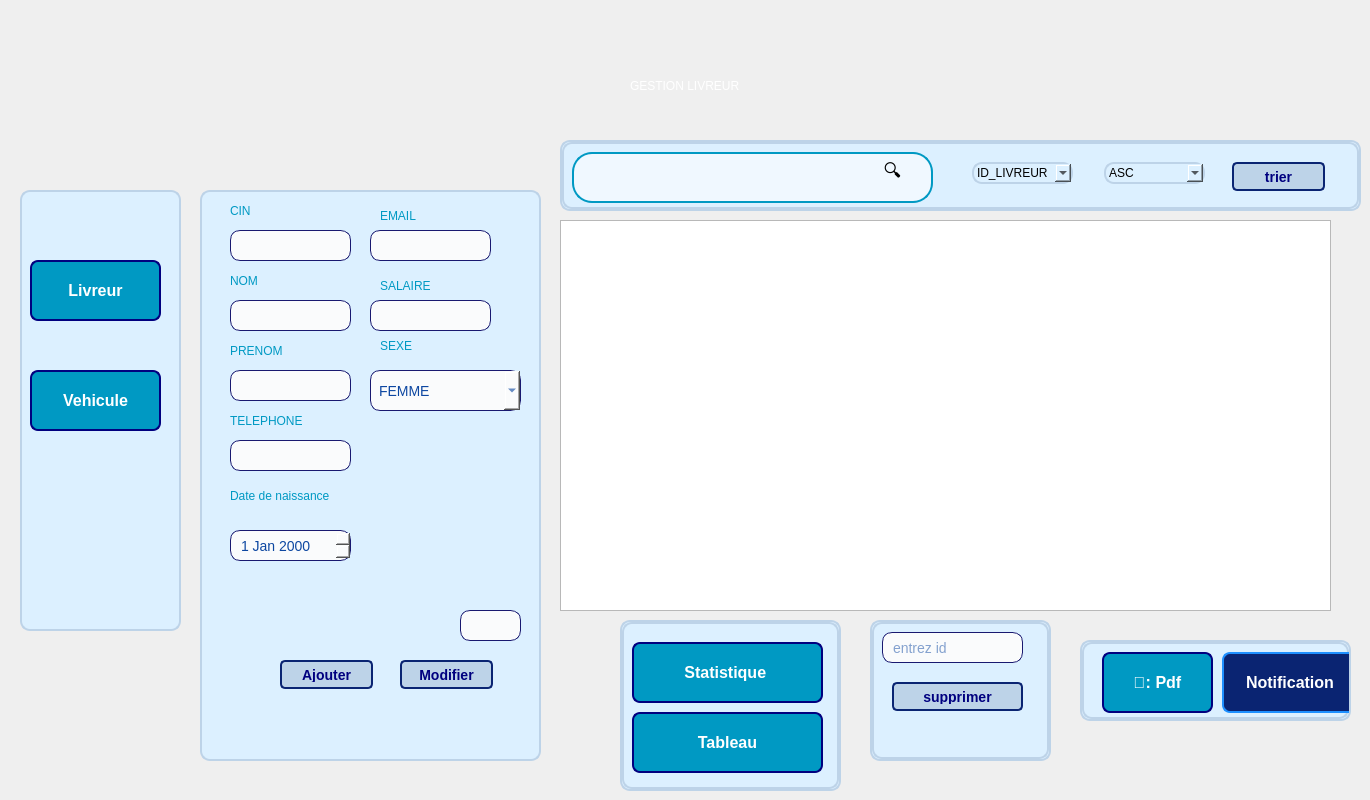
    <widget class="QWidget" name="livreur">
     <widget class="QLabel" name="label">
      <property name="geometry">
       <rect>
        <x>200</x>
        <y>190</y>
        <width>341</width>
        <height>571</height>
       </rect>
      </property>
      <property name="styleSheet">
       <string notr="true">border-radius: 10px;
background-color: rgb(220, 240, 255);
border: 2px solid ;
border-color: rgb(189, 211, 232);

</string>
      </property>
      <property name="text">
       <string/>
      </property>
     </widget>
     <widget class="QStackedWidget" name="stackedWidget_3">
      <property name="geometry">
       <rect>
        <x>560</x>
        <y>140</y>
        <width>801</width>
        <height>71</height>
       </rect>
      </property>
      <property name="styleSheet">
       <string notr="true">border-radius: 10px;
border: 2px solid ;
background-color: rgb(220, 240, 255);
border-color: rgb(189, 211, 232);
</string>
      </property>
      <property name="currentIndex">
       <number>1</number>
      </property>
      <widget class="QWidget" name="page_7"/>
      <widget class="QWidget" name="page_8">
       <widget class="QLineEdit" name="lineEdit_chercher_livreur">
        <property name="geometry">
         <rect>
          <x>10</x>
          <y>10</y>
          <width>361</width>
          <height>51</height>
         </rect>
        </property>
        <property name="styleSheet">
         <string notr="true">QLineEdit {
    background-color: rgb(240, 248, 255);
    border: 2px solid rgb(0, 153, 195);
    border-radius: 20px;
    padding: 10px 40px; /* Espace pour l'icône */
    font-size: 16px;
    color: rgb(0, 102, 122);
    selection-background-color: rgb(189, 211, 232);
    min-width: 250px;
    qproperty-placeholderText: &quot; Rechercher...&quot;; /* Ajout d'un placeholder avec icône */
}

QLineEdit:focus {
    border: 2px solid rgb(0, 102, 122);
    background-color: rgb(255, 255, 255);
}
</string>
        </property>
        <property name="text">
         <string/>
        </property>
       </widget>
       <widget class="QPushButton" name="pushButton_9">
        <property name="geometry">
         <rect>
          <x>300</x>
          <y>10</y>
          <width>61</width>
          <height>41</height>
         </rect>
        </property>
        <property name="styleSheet">
         <string notr="true">QPushButton {
    background-color: transparent;
    font-size: 18px;
    border-radius: 20px;
    padding: 10px 20px;
    border: none;
    transition: background 0.3s ease-in-out;
}

QPushButton::before {
    content: &quot;🔍&quot;; /* Icône de loupe intégrée */
    font-size: 20px;
    margin-right: 8px;
}

QPushButton:hover {
    background-color: rgb(0, 102, 122);
}

QPushButton:pressed {
    background-color: rgb(0, 85, 102);
}
QPushButton#searchButton {
    background-color: rgb(0, 153, 195);
    color: white;
    font-size: 14px;
    border-radius: 10px;
    padding: 8px 15px;
    border: none;
}

/* Effet au survol */
QPushButton#searchButton:hover {
    background-color: rgb(0, 102, 122);
}
</string>
        </property>
        <property name="text">
         <string>🔍</string>
        </property>
       </widget>
       <widget class="QComboBox" name="comboBox_choix_livreur">
        <property name="geometry">
         <rect>
          <x>410</x>
          <y>20</y>
          <width>101</width>
          <height>22</height>
         </rect>
        </property>
        <item>
         <property name="text">
          <string>ID_LIVREUR</string>
         </property>
        </item>
        <item>
         <property name="text">
          <string>CIN</string>
         </property>
        </item>
        <item>
         <property name="text">
          <string>NOM</string>
         </property>
        </item>
        <item>
         <property name="text">
          <string>PRENOM</string>
         </property>
        </item>
        <item>
         <property name="text">
          <string>TELEPHONE</string>
         </property>
        </item>
        <item>
         <property name="text">
          <string>EMAIL</string>
         </property>
        </item>
        <item>
         <property name="text">
          <string>SALAIRE</string>
         </property>
        </item>
        <item>
         <property name="text">
          <string>DATE_DE_NAISSANCE</string>
         </property>
        </item>
        <item>
         <property name="text">
          <string>SEXE</string>
         </property>
        </item>
       </widget>
       <widget class="QComboBox" name="comboBox_ordre_livreur">
        <property name="geometry">
         <rect>
          <x>542</x>
          <y>20</y>
          <width>101</width>
          <height>22</height>
         </rect>
        </property>
        <item>
         <property name="text">
          <string>ASC</string>
         </property>
        </item>
        <item>
         <property name="text">
          <string>DESC</string>
         </property>
        </item>
       </widget>
       <widget class="QPushButton" name="bt_trier_livreur">
        <property name="geometry">
         <rect>
          <x>670</x>
          <y>20</y>
          <width>93</width>
          <height>29</height>
         </rect>
        </property>
        <property name="styleSheet">
         <string notr="true">QPushButton {
	background-color: rgb(189, 211, 232);
    border: 2px solid #0A2472; /* Bordure bleu nuit */
    border-radius: 5px; /* Coins arrondis */
    color: rgb(0, 0, 127); /* Texte en blanc */
    font-size: 14px; /* Taille de police */
    padding: 5px; /* Espacement interne */
    font-weight: bold; /* Texte en gras */
    transition: background-color 0.3s ease; /* Transition douce pour le hover */
}

QPushButton:hover {

background-color: rgb(220, 240, 255);
}

QPushButton:focus {
    border: 2px solid #1E90FF; /* Bordure bleu royal au focus */
    background-color: #153A69; /* Fond bleu foncé au focus */
}
</string>
        </property>
        <property name="text">
         <string>trier</string>
        </property>
       </widget>
      </widget>
     </widget>
     <widget class="QStackedWidget" name="stackedWidget_7">
      <property name="geometry">
       <rect>
        <x>620</x>
        <y>620</y>
        <width>221</width>
        <height>171</height>
       </rect>
      </property>
      <property name="styleSheet">
       <string notr="true">border-radius: 10px;
background-color: rgb(220, 240, 255);
border: 2px solid ;
border-color: rgb(189, 211, 232);

</string>
      </property>
      <property name="currentIndex">
       <number>1</number>
      </property>
      <widget class="QWidget" name="page_19"/>
      <widget class="QWidget" name="page_20">
       <widget class="QPushButton" name="bt_stat_livreur">
        <property name="geometry">
         <rect>
          <x>10</x>
          <y>20</y>
          <width>191</width>
          <height>61</height>
         </rect>
        </property>
        <property name="styleSheet">
         <string notr="true">QPushButton {
    border: 2px solid rgb(0, 0, 127); /* Bordure bleue */
	background-color: rgb(0, 153, 195);
    border-radius: 8px; /* Coins arrondis */
    padding: 5px;
    color: white;

    font-size: 16px;
    font-weight: bold;
}

/* Placeholder text (texte par défaut) */
QLineEdit::placeholder {
    color: white;
    font-style: italic;
    font-size: 14px;
    opacity: 0.7; /* Légèrement estompé */
}



</string>
        </property>
        <property name="text">
         <string>Statistique </string>
        </property>
       </widget>
       <widget class="QPushButton" name="bt_tableau">
        <property name="geometry">
         <rect>
          <x>10</x>
          <y>90</y>
          <width>191</width>
          <height>61</height>
         </rect>
        </property>
        <property name="styleSheet">
         <string notr="true">QPushButton {
    border: 2px solid rgb(0, 0, 127); /* Bordure bleue */
	background-color: rgb(0, 153, 195);
    border-radius: 8px; /* Coins arrondis */
    padding: 5px;
    color: white;

    font-size: 16px;
    font-weight: bold;
}

/* Placeholder text (texte par défaut) */
QLineEdit::placeholder {
    color: white;
    font-style: italic;
    font-size: 14px;
    opacity: 0.7; /* Légèrement estompé */
}



</string>
        </property>
        <property name="text">
         <string>Tableau</string>
        </property>
       </widget>
      </widget>
     </widget>
     <widget class="QTableView" name="tableView_livreur">
      <property name="geometry">
       <rect>
        <x>560</x>
        <y>220</y>
        <width>771</width>
        <height>391</height>
       </rect>
      </property>
     </widget>
     <widget class="QStackedWidget" name="stackedWidget_4">
      <property name="geometry">
       <rect>
        <x>870</x>
        <y>620</y>
        <width>181</width>
        <height>141</height>
       </rect>
      </property>
      <property name="styleSheet">
       <string notr="true">border-radius: 10px;
background-color: rgb(220, 240, 255);
border: 2px solid ;
border-color: rgb(189, 211, 232);

</string>
      </property>
      <property name="currentIndex">
       <number>1</number>
      </property>
      <widget class="QWidget" name="page_11"/>
      <widget class="QWidget" name="page_12">
       <widget class="QLineEdit" name="id_supprimer_livreur">
        <property name="geometry">
         <rect>
          <x>10</x>
          <y>10</y>
          <width>141</width>
          <height>31</height>
         </rect>
        </property>
        <property name="styleSheet">
         <string notr="true">QLineEdit {
    background-color: rgb(250, 251, 252); /* Bleu clair */
    color: #0D47A1; /* Bleu foncé pour le texte */
    font-family: &quot;Poppins&quot;, sans-serif;
    font-size: 14px;
    padding: 8px;
    border: 1px solid #191970; /* Bleu minuit */
    border-radius: 10px; /* Coins arrondis */
    transition: all 0.3s ease-in-out;
}

QLineEdit:focus {
    border: 2px solid #1E90FF; /* Bleu royal lorsqu'on clique */
    background-color: rgb(200, 230, 255); /* Bleu plus clair */
    color: #0A3D91;
    outline: none;
}
</string>
        </property>
        <property name="text">
         <string/>
        </property>
        <property name="placeholderText">
         <string>entrez id</string>
        </property>
       </widget>
       <widget class="QPushButton" name="bt_supprimer_livreur">
        <property name="geometry">
         <rect>
          <x>20</x>
          <y>60</y>
          <width>131</width>
          <height>29</height>
         </rect>
        </property>
        <property name="styleSheet">
         <string notr="true">QPushButton {
	background-color: rgb(189, 211, 232);
    border: 2px solid #0A2472; /* Bordure bleu nuit */
    border-radius: 5px; /* Coins arrondis */
    color: rgb(0, 0, 127); /* Texte en blanc */
    font-size: 14px; /* Taille de police */
    padding: 5px; /* Espacement interne */
    font-weight: bold; /* Texte en gras */
    transition: background-color 0.3s ease; /* Transition douce pour le hover */
}

QPushButton:hover {

background-color: rgb(220, 240, 255);
}

QPushButton:focus {
    border: 2px solid #1E90FF; /* Bordure bleu royal au focus */
    background-color: #153A69; /* Fond bleu foncé au focus */
}
</string>
        </property>
        <property name="text">
         <string>supprimer</string>
        </property>
       </widget>
      </widget>
     </widget>
     <widget class="QStackedWidget" name="stackedWidget_12">
      <property name="geometry">
       <rect>
        <x>1080</x>
        <y>640</y>
        <width>271</width>
        <height>81</height>
       </rect>
      </property>
      <property name="styleSheet">
       <string notr="true">border-radius: 10px;
background-color: rgb(220, 240, 255);
border: 2px solid ;
border-color: rgb(189, 211, 232);

</string>
      </property>
      <property name="currentIndex">
       <number>1</number>
      </property>
      <widget class="QWidget" name="page_29"/>
      <widget class="QWidget" name="page_30">
       <widget class="QPushButton" name="bt_pdf_livreur">
        <property name="geometry">
         <rect>
          <x>20</x>
          <y>10</y>
          <width>111</width>
          <height>61</height>
         </rect>
        </property>
        <property name="styleSheet">
         <string notr="true">QPushButton {
    border: 2px solid rgb(0, 0, 127); /* Bordure bleue */
	background-color: rgb(0, 153, 195);
    border-radius: 8px; /* Coins arrondis */
    padding: 5px;
    color: white;

    font-size: 16px;
    font-weight: bold;
}

/* Placeholder text (texte par défaut) */
QLineEdit::placeholder {
    color: white;
    font-style: italic;
    font-size: 14px;
    opacity: 0.7; /* Légèrement estompé */
}



</string>
        </property>
        <property name="text">
         <string>📄: Pdf</string>
        </property>
       </widget>
       <widget class="QPushButton" name="pushButton">
        <property name="geometry">
         <rect>
          <x>140</x>
          <y>10</y>
          <width>136</width>
          <height>61</height>
         </rect>
        </property>
        <property name="minimumSize">
         <size>
          <width>136</width>
          <height>55</height>
         </size>
        </property>
        <property name="styleSheet">
         <string notr="true">QPushButton {
    background-color: #0A2472; /* Bleu foncé */
    border: 2px solid #1E90FF; /* Bordure bleu clair */
    border-radius: 8px; /* Coins arrondis */
    color: white; /* Texte blanc */
    font-size: 16px; /* Taille de police */
    font-weight: bold; /* Texte en gras */
    padding: 8px 16px; /* Espacement interne */
    min-width: 100px; /* Largeur minimale */
    min-height: 35px; /* Hauteur minimale */
    transition: all 0.2s ease-in-out; /* Douce transition */
}

/* Effet au survol */
QPushButton:hover {
    background-color: #1E90FF; /* Bleu plus clair */
    border: 2px solid #0A2472; /* Bordure plus foncée */
    color: #ffffff; /* Texte blanc */
}

/* Effet lorsqu'on appuie sur le bouton */
QPushButton:pressed {
    background-color: #153A69; /* Bleu foncé quand pressé */
    border: 2px solid #0A2472; /* Bordure accentuée */
    color: #C0DFFD; /* Texte légèrement éclairci */
    padding-top: 10px; /* Effet de relief */
    padding-bottom: 6px; /* Simule l'enfoncement du bouton */
}

/* Effet de focus (quand on navigue avec Tab ou clique sur le bouton) */
QPushButton:focus {
    border: 2px solid #FFD700; /* Bordure dorée pour mettre en avant */
    background-color: #0A2472; /* Fond bleu foncé */
}
</string>
        </property>
        <property name="text">
         <string>Notification</string>
        </property>
       </widget>
      </widget>
     </widget>
     <widget class="QLabel" name="label_2">
      <property name="geometry">
       <rect>
        <x>20</x>
        <y>190</y>
        <width>161</width>
        <height>441</height>
       </rect>
      </property>
      <property name="styleSheet">
       <string notr="true">border-radius: 10px;
background-color: rgb(220, 240, 255);
border: 2px solid ;
border-color: rgb(189, 211, 232);

</string>
      </property>
      <property name="text">
       <string/>
      </property>
     </widget>
     <widget class="QPushButton" name="bt_livreur_to_livreur">
      <property name="geometry">
       <rect>
        <x>30</x>
        <y>260</y>
        <width>131</width>
        <height>61</height>
       </rect>
      </property>
      <property name="styleSheet">
       <string notr="true">QPushButton {
    border: 2px solid rgb(0, 0, 127); /* Bordure bleue */
	background-color: rgb(0, 153, 195);
    border-radius: 8px; /* Coins arrondis */
    padding: 5px;
    color: white;

    font-size: 16px;
    font-weight: bold;
}

/* Placeholder text (texte par défaut) */
QLineEdit::placeholder {
    color: white;
    font-style: italic;
    font-size: 14px;
    opacity: 0.7; /* Légèrement estompé */
}



</string>
      </property>
      <property name="text">
       <string>Livreur</string>
      </property>
     </widget>
     <widget class="QPushButton" name="bt_livreur_to_vehicule">
      <property name="geometry">
       <rect>
        <x>30</x>
        <y>370</y>
        <width>131</width>
        <height>61</height>
       </rect>
      </property>
      <property name="styleSheet">
       <string notr="true">QPushButton {
    border: 2px solid rgb(0, 0, 127); /* Bordure bleue */
	background-color: rgb(0, 153, 195);
    border-radius: 8px; /* Coins arrondis */
    padding: 5px;
    color: white;

    font-size: 16px;
    font-weight: bold;
}

/* Placeholder text (texte par défaut) */
QLineEdit::placeholder {
    color: white;
    font-style: italic;
    font-size: 14px;
    opacity: 0.7; /* Légèrement estompé */
}



</string>
      </property>
      <property name="text">
       <string>Vehicule</string>
      </property>
     </widget>
     <widget class="QDateEdit" name="naissance_livreur">
      <property name="geometry">
       <rect>
        <x>230</x>
        <y>530</y>
        <width>121</width>
        <height>31</height>
       </rect>
      </property>
      <property name="styleSheet">
       <string notr="true">QDateEdit
 {
    background-color: rgb(250, 251, 252); /* Bleu clair */
    color: #0D47A1; /* Bleu foncé pour le texte */
    font-family: &quot;Poppins&quot;, sans-serif;
    font-size: 14px;
    padding: 8px;
    border: 1px solid #191970; /* Bleu minuit */
    border-radius: 10px; /* Coins arrondis */
    transition: all 0.3s ease-in-out;
}

QDateEdit:focus {
    border: 2px solid #1E90FF; /* Bleu royal lorsqu'on clique */
    background-color: rgb(200, 230, 255); /* Bleu plus clair */
    color: #0A3D91;
    outline: none;
}
</string>
      </property>
     </widget>
     <widget class="QPushButton" name="bt_ajouter_livreur">
      <property name="geometry">
       <rect>
        <x>280</x>
        <y>660</y>
        <width>93</width>
        <height>29</height>
       </rect>
      </property>
      <property name="styleSheet">
       <string notr="true">QPushButton {
	background-color: rgb(189, 211, 232);
    border: 2px solid #0A2472; /* Bordure bleu nuit */
    border-radius: 5px; /* Coins arrondis */
    color: rgb(0, 0, 127); /* Texte en blanc */
    font-size: 14px; /* Taille de police */
    padding: 5px; /* Espacement interne */
    font-weight: bold; /* Texte en gras */
    transition: background-color 0.3s ease; /* Transition douce pour le hover */
}

QPushButton:hover {

background-color: rgb(220, 240, 255);
}

QPushButton:focus {
    border: 2px solid #1E90FF; /* Bordure bleu royal au focus */
    background-color: #153A69; /* Fond bleu foncé au focus */
}
</string>
      </property>
      <property name="text">
       <string>Ajouter</string>
      </property>
     </widget>
     <widget class="QLineEdit" name="cin_livreur">
      <property name="geometry">
       <rect>
        <x>230</x>
        <y>230</y>
        <width>121</width>
        <height>31</height>
       </rect>
      </property>
      <property name="styleSheet">
       <string notr="true">QLineEdit {
    background-color: rgb(250, 251, 252); /* Bleu clair */
    color: #0D47A1; /* Bleu foncé pour le texte */
    font-family: &quot;Poppins&quot;, sans-serif;
    font-size: 14px;
    padding: 8px;
    border: 1px solid #191970; /* Bleu minuit */
    border-radius: 10px; /* Coins arrondis */
    transition: all 0.3s ease-in-out;
}

QLineEdit:focus {
    border: 2px solid #1E90FF; /* Bleu royal lorsqu'on clique */
    background-color: rgb(200, 230, 255); /* Bleu plus clair */
    color: #0A3D91;
    outline: none;
}
</string>
      </property>
      <property name="text">
       <string/>
      </property>
     </widget>
     <widget class="QComboBox" name="sexe_livreur">
      <property name="geometry">
       <rect>
        <x>370</x>
        <y>370</y>
        <width>151</width>
        <height>41</height>
       </rect>
      </property>
      <property name="styleSheet">
       <string notr="true">QComboBox {
    background-color: rgb(250, 251, 252); /* Bleu clair */
    color: #0D47A1; /* Bleu foncé pour le texte */
    font-family: &quot;Poppins&quot;, sans-serif;
    font-size: 14px;
    padding: 8px;
    border: 1px solid #191970; /* Bleu minuit */
    border-radius: 10px; /* Coins arrondis */
    transition: all 0.3s ease-in-out;
}

QComboBox:focus {
    border: 2px solid #1E90FF; /* Bleu royal lorsqu'on clique */
    background-color: rgb(200, 230, 255); /* Bleu plus clair */
    color: #0A3D91;
    outline: none;
}
</string>
      </property>
      <item>
       <property name="text">
        <string>FEMME</string>
       </property>
      </item>
      <item>
       <property name="text">
        <string>HOMME</string>
       </property>
      </item>
     </widget>
     <widget class="QLabel" name="label_37">
      <property name="geometry">
       <rect>
        <x>380</x>
        <y>200</y>
        <width>131</width>
        <height>31</height>
       </rect>
      </property>
      <property name="styleSheet">
       <string notr="true">border-color: rgb(220, 240, 255);
font: 9pt &quot;Segoe UI&quot;;

background-color: rgb(220, 240, 255);

color: rgb(0, 153, 195);</string>
      </property>
      <property name="text">
       <string>EMAIL</string>
      </property>
     </widget>
     <widget class="QLabel" name="label_41">
      <property name="geometry">
       <rect>
        <x>230</x>
        <y>480</y>
        <width>181</width>
        <height>31</height>
       </rect>
      </property>
      <property name="styleSheet">
       <string notr="true">border-color: rgb(220, 240, 255);
font: 9pt &quot;Segoe UI&quot;;

background-color: rgb(220, 240, 255);

color: rgb(0, 153, 195);</string>
      </property>
      <property name="text">
       <string>Date de naissance</string>
      </property>
     </widget>
     <widget class="QLabel" name="label_38">
      <property name="geometry">
       <rect>
        <x>230</x>
        <y>200</y>
        <width>131</width>
        <height>21</height>
       </rect>
      </property>
      <property name="styleSheet">
       <string notr="true">border-color: rgb(220, 240, 255);
font: 9pt &quot;Segoe UI&quot;;

background-color: rgb(220, 240, 255);

color: rgb(0, 153, 195);</string>
      </property>
      <property name="text">
       <string>CIN</string>
      </property>
     </widget>
     <widget class="QLabel" name="label_39">
      <property name="geometry">
       <rect>
        <x>230</x>
        <y>270</y>
        <width>131</width>
        <height>21</height>
       </rect>
      </property>
      <property name="styleSheet">
       <string notr="true">border-color: rgb(220, 240, 255);
font: 9pt &quot;Segoe UI&quot;;

background-color: rgb(220, 240, 255);

color: rgb(0, 153, 195);</string>
      </property>
      <property name="text">
       <string>NOM</string>
      </property>
     </widget>
     <widget class="QLineEdit" name="nom_livreur">
      <property name="geometry">
       <rect>
        <x>230</x>
        <y>300</y>
        <width>121</width>
        <height>31</height>
       </rect>
      </property>
      <property name="styleSheet">
       <string notr="true">QLineEdit {
    background-color: rgb(250, 251, 252); /* Bleu clair */
    color: #0D47A1; /* Bleu foncé pour le texte */
    font-family: &quot;Poppins&quot;, sans-serif;
    font-size: 14px;
    padding: 8px;
    border: 1px solid #191970; /* Bleu minuit */
    border-radius: 10px; /* Coins arrondis */
    transition: all 0.3s ease-in-out;
}

QLineEdit:focus {
    border: 2px solid #1E90FF; /* Bleu royal lorsqu'on clique */
    background-color: rgb(200, 230, 255); /* Bleu plus clair */
    color: #0A3D91;
    outline: none;
}
</string>
      </property>
      <property name="text">
       <string/>
      </property>
     </widget>
     <widget class="QLabel" name="label_40">
      <property name="geometry">
       <rect>
        <x>230</x>
        <y>410</y>
        <width>131</width>
        <height>21</height>
       </rect>
      </property>
      <property name="styleSheet">
       <string notr="true">border-color: rgb(220, 240, 255);
font: 9pt &quot;Segoe UI&quot;;

background-color: rgb(220, 240, 255);

color: rgb(0, 153, 195);</string>
      </property>
      <property name="text">
       <string>TELEPHONE</string>
      </property>
     </widget>
     <widget class="QLabel" name="label_42">
      <property name="geometry">
       <rect>
        <x>230</x>
        <y>340</y>
        <width>131</width>
        <height>21</height>
       </rect>
      </property>
      <property name="styleSheet">
       <string notr="true">border-color: rgb(220, 240, 255);
font: 9pt &quot;Segoe UI&quot;;

background-color: rgb(220, 240, 255);

color: rgb(0, 153, 195);</string>
      </property>
      <property name="text">
       <string>PRENOM</string>
      </property>
     </widget>
     <widget class="QLineEdit" name="telephone_livreur">
      <property name="geometry">
       <rect>
        <x>230</x>
        <y>440</y>
        <width>121</width>
        <height>31</height>
       </rect>
      </property>
      <property name="styleSheet">
       <string notr="true">QLineEdit {
    background-color: rgb(250, 251, 252); /* Bleu clair */
    color: #0D47A1; /* Bleu foncé pour le texte */
    font-family: &quot;Poppins&quot;, sans-serif;
    font-size: 14px;
    padding: 8px;
    border: 1px solid #191970; /* Bleu minuit */
    border-radius: 10px; /* Coins arrondis */
    transition: all 0.3s ease-in-out;
}

QLineEdit:focus {
    border: 2px solid #1E90FF; /* Bleu royal lorsqu'on clique */
    background-color: rgb(200, 230, 255); /* Bleu plus clair */
    color: #0A3D91;
    outline: none;
}
</string>
      </property>
      <property name="text">
       <string/>
      </property>
     </widget>
     <widget class="QLineEdit" name="prenom_livreur">
      <property name="geometry">
       <rect>
        <x>230</x>
        <y>370</y>
        <width>121</width>
        <height>31</height>
       </rect>
      </property>
      <property name="styleSheet">
       <string notr="true">QLineEdit {
    background-color: rgb(250, 251, 252); /* Bleu clair */
    color: #0D47A1; /* Bleu foncé pour le texte */
    font-family: &quot;Poppins&quot;, sans-serif;
    font-size: 14px;
    padding: 8px;
    border: 1px solid #191970; /* Bleu minuit */
    border-radius: 10px; /* Coins arrondis */
    transition: all 0.3s ease-in-out;
}

QLineEdit:focus {
    border: 2px solid #1E90FF; /* Bleu royal lorsqu'on clique */
    background-color: rgb(200, 230, 255); /* Bleu plus clair */
    color: #0A3D91;
    outline: none;
}
</string>
      </property>
      <property name="text">
       <string/>
      </property>
     </widget>
     <widget class="QLabel" name="label_43">
      <property name="geometry">
       <rect>
        <x>380</x>
        <y>270</y>
        <width>131</width>
        <height>31</height>
       </rect>
      </property>
      <property name="styleSheet">
       <string notr="true">border-color: rgb(220, 240, 255);
font: 9pt &quot;Segoe UI&quot;;

background-color: rgb(220, 240, 255);

color: rgb(0, 153, 195);</string>
      </property>
      <property name="text">
       <string>SALAIRE</string>
      </property>
     </widget>
     <widget class="QLabel" name="label_44">
      <property name="geometry">
       <rect>
        <x>380</x>
        <y>330</y>
        <width>131</width>
        <height>31</height>
       </rect>
      </property>
      <property name="styleSheet">
       <string notr="true">border-color: rgb(220, 240, 255);
font: 9pt &quot;Segoe UI&quot;;

background-color: rgb(220, 240, 255);

color: rgb(0, 153, 195);</string>
      </property>
      <property name="text">
       <string>SEXE</string>
      </property>
     </widget>
     <widget class="QLineEdit" name="salaire_livreur">
      <property name="geometry">
       <rect>
        <x>370</x>
        <y>300</y>
        <width>121</width>
        <height>31</height>
       </rect>
      </property>
      <property name="styleSheet">
       <string notr="true">QLineEdit {
    background-color: rgb(250, 251, 252); /* Bleu clair */
    color: #0D47A1; /* Bleu foncé pour le texte */
    font-family: &quot;Poppins&quot;, sans-serif;
    font-size: 14px;
    padding: 8px;
    border: 1px solid #191970; /* Bleu minuit */
    border-radius: 10px; /* Coins arrondis */
    transition: all 0.3s ease-in-out;
}

QLineEdit:focus {
    border: 2px solid #1E90FF; /* Bleu royal lorsqu'on clique */
    background-color: rgb(200, 230, 255); /* Bleu plus clair */
    color: #0A3D91;
    outline: none;
}
</string>
      </property>
      <property name="text">
       <string/>
      </property>
     </widget>
     <widget class="QLineEdit" name="email_livreur">
      <property name="geometry">
       <rect>
        <x>370</x>
        <y>230</y>
        <width>121</width>
        <height>31</height>
       </rect>
      </property>
      <property name="styleSheet">
       <string notr="true">QLineEdit {
    background-color: rgb(250, 251, 252); /* Bleu clair */
    color: #0D47A1; /* Bleu foncé pour le texte */
    font-family: &quot;Poppins&quot;, sans-serif;
    font-size: 14px;
    padding: 8px;
    border: 1px solid #191970; /* Bleu minuit */
    border-radius: 10px; /* Coins arrondis */
    transition: all 0.3s ease-in-out;
}

QLineEdit:focus {
    border: 2px solid #1E90FF; /* Bleu royal lorsqu'on clique */
    background-color: rgb(200, 230, 255); /* Bleu plus clair */
    color: #0A3D91;
    outline: none;
}
</string>
      </property>
      <property name="text">
       <string/>
      </property>
     </widget>
     <widget class="QLabel" name="label_45">
      <property name="geometry">
       <rect>
        <x>630</x>
        <y>70</y>
        <width>321</width>
        <height>31</height>
       </rect>
      </property>
      <property name="styleSheet">
       <string notr="true">border-color: rgb(220, 240, 255);
font: 20pt &quot;Segoe UI&quot;;


color:white;</string>
      </property>
      <property name="text">
       <string>GESTION LIVREUR</string>
      </property>
     </widget>
     <widget class="QLineEdit" name="id_livreur">
      <property name="geometry">
       <rect>
        <x>460</x>
        <y>610</y>
        <width>61</width>
        <height>31</height>
       </rect>
      </property>
      <property name="styleSheet">
       <string notr="true">QLineEdit {
    background-color: rgb(250, 251, 252); /* Bleu clair */
    color: #0D47A1; /* Bleu foncé pour le texte */
    font-family: &quot;Poppins&quot;, sans-serif;
    font-size: 14px;
    padding: 8px;
    border: 1px solid #191970; /* Bleu minuit */
    border-radius: 10px; /* Coins arrondis */
    transition: all 0.3s ease-in-out;
}

QLineEdit:focus {
    border: 2px solid #1E90FF; /* Bleu royal lorsqu'on clique */
    background-color: rgb(200, 230, 255); /* Bleu plus clair */
    color: #0A3D91;
    outline: none;
}
</string>
      </property>
      <property name="text">
       <string/>
      </property>
     </widget>
     <widget class="QPushButton" name="bt_modifier_livreur">
      <property name="geometry">
       <rect>
        <x>400</x>
        <y>660</y>
        <width>93</width>
        <height>29</height>
       </rect>
      </property>
      <property name="styleSheet">
       <string notr="true">QPushButton {
	background-color: rgb(189, 211, 232);
    border: 2px solid #0A2472; /* Bordure bleu nuit */
    border-radius: 5px; /* Coins arrondis */
    color: rgb(0, 0, 127); /* Texte en blanc */
    font-size: 14px; /* Taille de police */
    padding: 5px; /* Espacement interne */
    font-weight: bold; /* Texte en gras */
    transition: background-color 0.3s ease; /* Transition douce pour le hover */
}

QPushButton:hover {

background-color: rgb(220, 240, 255);
}

QPushButton:focus {
    border: 2px solid #1E90FF; /* Bordure bleu royal au focus */
    background-color: #153A69; /* Fond bleu foncé au focus */
}
</string>
      </property>
      <property name="text">
       <string>Modifier</string>
      </property>
     </widget>
    </widget>
